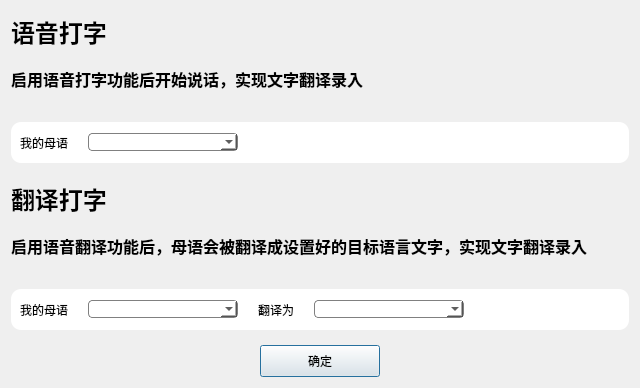
<?xml version="1.0" encoding="UTF-8"?>
<ui version="4.0">
 <class>DialogTypeWord</class>
 <widget class="QDialog" name="DialogTypeWord">
  <property name="geometry">
   <rect>
    <x>0</x>
    <y>0</y>
    <width>640</width>
    <height>388</height>
   </rect>
  </property>
  <property name="windowTitle">
   <string>语音打字设置</string>
  </property>
  <property name="styleSheet">
   <string notr="true">QWidget#widget_3,#widget_1,#widget_2{
background-color: rgb(255, 255, 255);border-radius:10px;}

QComboBox{
border:1px solid rgb(128, 128, 128);
background-color: rgb(255, 255, 255);
border-radius:4px;
padding-left:10px;
}
 
QComboBox::drop-down{
width:16px;
height:16px;
margin-right:2px;
subcontrol-origin:padding;
subcontrol-position: right;
border-left-width: 0px;/* 下拉框的左边界线宽度 */
    border-left-color: darkgray;/* 下拉框的左边界线颜色 */
    border-left-style: solid; /* 下拉框的左边界线为实线 */
    border-top-right-radius: 3px;/* 下拉框的右上边界线的圆角半径（应和整个QComboBox右上边界线的圆角半径一致） */
    border-bottom-right-radius: 3px; /* 同上 */
    background: white;
	image:url(:/images/drop-down.png);
}
QComboBox QAbstractItemView{
border:1px solid rgb(0, 0, 0);
background-color: rgb(255, 255, 255);
}

QComboBox QAbstractItemView::item:hover{
  background-color:#409CE1;
  color:#ffffff;
}
QComboBox QAbstractItemView::item:selected{
  background-color:#409CE1;
  color:#ffffff;
}
QLabel{color:black;}</string>
  </property>
  <layout class="QVBoxLayout" name="verticalLayout">
   <property name="spacing">
    <number>15</number>
   </property>
   <item>
    <widget class="QLabel" name="label">
     <property name="minimumSize">
      <size>
       <width>560</width>
       <height>0</height>
      </size>
     </property>
     <property name="font">
      <font>
       <pointsize>-1</pointsize>
       <fontweight>DemiBold</fontweight>
      </font>
     </property>
     <property name="styleSheet">
      <string notr="true">QLabel{font-size:24px; font-weight:600; color: black;}</string>
     </property>
     <property name="text">
      <string>语音打字</string>
     </property>
    </widget>
   </item>
   <item alignment="Qt::AlignmentFlag::AlignTop">
    <widget class="QLabel" name="label_4">
     <property name="styleSheet">
      <string notr="true">QLabel{font-size:16px; font-weight:600; color: black;}</string>
     </property>
     <property name="text">
      <string>启用语音打字功能后开始说话，实现文字翻译录入</string>
     </property>
     <property name="alignment">
      <set>Qt::AlignmentFlag::AlignBottom|Qt::AlignmentFlag::AlignLeading|Qt::AlignmentFlag::AlignLeft</set>
     </property>
     <property name="wordWrap">
      <bool>true</bool>
     </property>
    </widget>
   </item>
   <item>
    <widget class="QWidget" name="widget_1" native="true">
     <property name="styleSheet">
      <string notr="true"/>
     </property>
     <layout class="QHBoxLayout" name="horizontalLayout">
      <property name="spacing">
       <number>20</number>
      </property>
      <item>
       <widget class="QLabel" name="label_18">
        <property name="text">
         <string>我的母语</string>
        </property>
       </widget>
      </item>
      <item>
       <widget class="QComboBox" name="comboBoxLang1">
        <property name="minimumSize">
         <size>
          <width>150</width>
          <height>0</height>
         </size>
        </property>
        <property name="maximumSize">
         <size>
          <width>150</width>
          <height>16777215</height>
         </size>
        </property>
        <property name="styleSheet">
         <string notr="true"/>
        </property>
        <property name="maxVisibleItems">
         <number>40</number>
        </property>
       </widget>
      </item>
      <item>
       <spacer name="horizontalSpacer">
        <property name="orientation">
         <enum>Qt::Orientation::Horizontal</enum>
        </property>
        <property name="sizeHint" stdset="0">
         <size>
          <width>40</width>
          <height>20</height>
         </size>
        </property>
       </spacer>
      </item>
     </layout>
    </widget>
   </item>
   <item>
    <widget class="QLabel" name="label_2">
     <property name="font">
      <font>
       <pointsize>-1</pointsize>
       <fontweight>DemiBold</fontweight>
      </font>
     </property>
     <property name="styleSheet">
      <string notr="true">QLabel{font-size:24px; font-weight:600; color: black;}</string>
     </property>
     <property name="text">
      <string>翻译打字</string>
     </property>
    </widget>
   </item>
   <item alignment="Qt::AlignmentFlag::AlignTop">
    <widget class="QLabel" name="label_9">
     <property name="font">
      <font>
       <pointsize>-1</pointsize>
       <fontweight>DemiBold</fontweight>
      </font>
     </property>
     <property name="styleSheet">
      <string notr="true">QLabel{font-size:16px; font-weight:600; color: black;}</string>
     </property>
     <property name="text">
      <string>启用语音翻译功能后，母语会被翻译成设置好的目标语言文字，实现文字翻译录入</string>
     </property>
     <property name="alignment">
      <set>Qt::AlignmentFlag::AlignBottom|Qt::AlignmentFlag::AlignLeading|Qt::AlignmentFlag::AlignLeft</set>
     </property>
     <property name="wordWrap">
      <bool>true</bool>
     </property>
    </widget>
   </item>
   <item>
    <widget class="QWidget" name="widget_3" native="true">
     <property name="styleSheet">
      <string notr="true"/>
     </property>
     <layout class="QHBoxLayout" name="horizontalLayout_2">
      <property name="spacing">
       <number>20</number>
      </property>
      <item>
       <widget class="QLabel" name="label_10">
        <property name="text">
         <string>我的母语</string>
        </property>
       </widget>
      </item>
      <item>
       <widget class="QComboBox" name="comboBoxLang2">
        <property name="minimumSize">
         <size>
          <width>150</width>
          <height>0</height>
         </size>
        </property>
        <property name="maximumSize">
         <size>
          <width>150</width>
          <height>16777215</height>
         </size>
        </property>
        <property name="styleSheet">
         <string notr="true"/>
        </property>
        <property name="maxVisibleItems">
         <number>40</number>
        </property>
       </widget>
      </item>
      <item>
       <widget class="QLabel" name="label_5">
        <property name="text">
         <string>翻译为</string>
        </property>
        <property name="alignment">
         <set>Qt::AlignmentFlag::AlignCenter</set>
        </property>
       </widget>
      </item>
      <item>
       <widget class="QComboBox" name="comboBoxLang3">
        <property name="minimumSize">
         <size>
          <width>150</width>
          <height>0</height>
         </size>
        </property>
        <property name="maximumSize">
         <size>
          <width>150</width>
          <height>16777215</height>
         </size>
        </property>
        <property name="styleSheet">
         <string notr="true"/>
        </property>
        <property name="maxVisibleItems">
         <number>40</number>
        </property>
       </widget>
      </item>
      <item>
       <spacer name="horizontalSpacer_2">
        <property name="orientation">
         <enum>Qt::Orientation::Horizontal</enum>
        </property>
        <property name="sizeHint" stdset="0">
         <size>
          <width>40</width>
          <height>20</height>
         </size>
        </property>
       </spacer>
      </item>
     </layout>
    </widget>
   </item>
   <item alignment="Qt::AlignmentFlag::AlignHCenter">
    <widget class="QPushButton" name="pushButtonOK">
     <property name="minimumSize">
      <size>
       <width>120</width>
       <height>32</height>
      </size>
     </property>
     <property name="text">
      <string>确定</string>
     </property>
    </widget>
   </item>
  </layout>
 </widget>
 <resources/>
 <connections/>
</ui>
